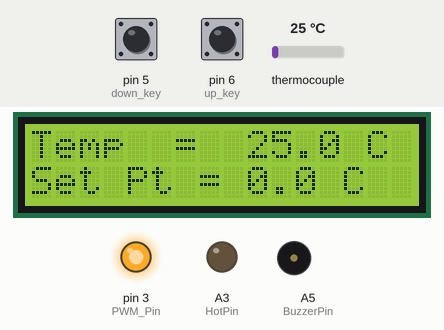
Recording of a sketch running on a simulated Arduino Uno, built with avr-gcc and run on an emulated ATmega328P. Shown: 16×2 character LCD, output pins drawn as LEDs (lit = HIGH), buzzer (waves = sounding, pin HIGH). Inputs (shaded band) come from the test bench; at power-on: pin 6 (up_key) HIGH, thermocouple 25 °C, pin 5 (down_key) HIGH. EEPROM starts erased; pins used as bus, display or sensor lines are not drawn; what the sketch prints to the serial monitor is not drawn.

Above: at 1.3 s.
1.4 s: pin 6 (up_key) pulled LOW for 1 s
At 1.67 s:
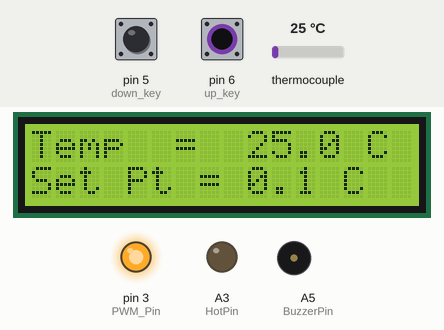
5.4 s: thermocouple set to 6 °C
At 6.2 s:
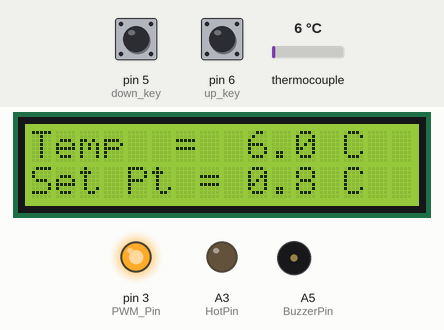
7.1 s: thermocouple set to 3 °C
At 8.3 s:
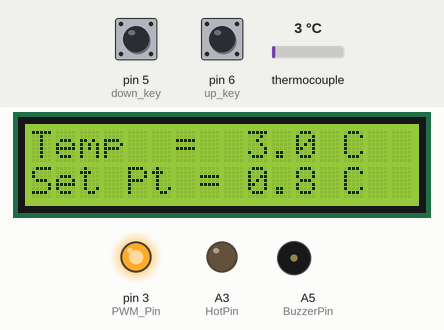
8.7 s: pin 5 (down_key) pulled LOW for 3.2 s
At 12.9 s:
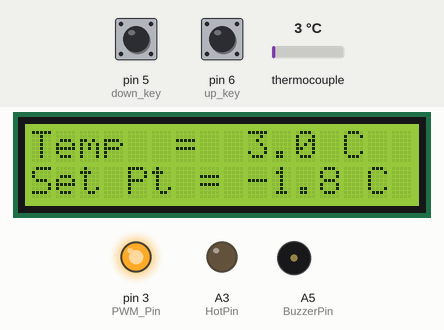
13.4 s: pin 6 (up_key) pulled LOW for 3.2 s
At 17.4 s:
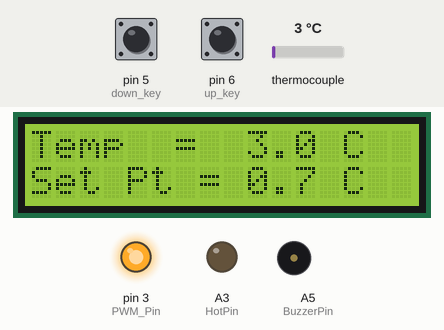
19.6 s: thermocouple set to 75 °C
At 21.1 s:
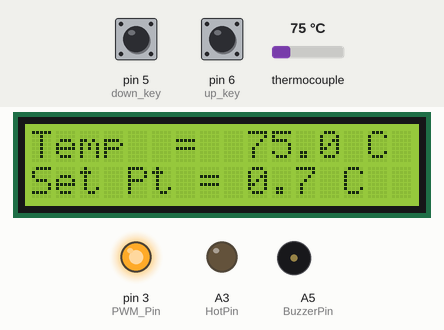
Timing chart, 0 to 22.2 s (numbered marks = the images above; inputs shaded):
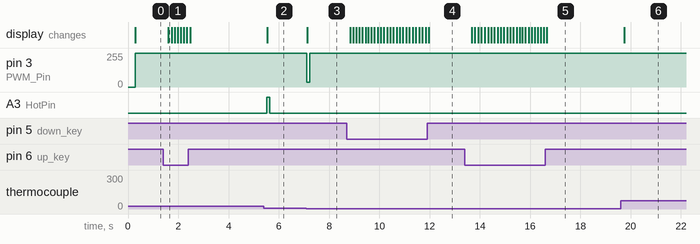

Measured:
- after the input at 1.4 s, the display: changes after 0.21 s (image 1)
- after the input at 5.4 s, A3 (HotPin): LOW → HIGH after 0.12 s, → LOW 0.12 s later; the display: changes after 0.13 s (image 2)
- after the input at 7.1 s, pin 3 (PWM_Pin): 255/255 → 35/255 at once, → 255/255 0.12 s later; the display: changes at once (image 3)
- after the input at 8.7 s, the display: first changes after 0.14 s (image 4 shows a later state)
- after the input at 13.4 s, the display: first changes after 0.27 s (image 5 shows a later state)
- after the input at 19.6 s, the display: changes after 0.14 s (image 6)

The sketch:

pt100_temperature_PID.ino
```cpp
#include <Adafruit_MAX31865.h>
#include <PID_v1.h>
#include <Wire.h>
#include <LiquidCrystal.h>
#include <EEPROM.h>
// initialize the library with the numbers of the interface pins
LiquidCrystal lcd(2, 4, 7, 8, 9, A1);

const int up_key = 6;
const int down_key = 5;
//float Voltage = 0.0;
//int thermistor_25 = 10000;
//float refCurrent = 0.001;

//Define Variables to connect to
double Setpoint, Average, Output, TempProm;
int save_val;
//double aggKp=4, aggKi=0.2, aggKd=1;
double consKp = 40 , consKi = 10.05, consKd = 10.25; //kpid 1,0.25,0.25 +-0.1

//Specify the links and initial tuning parameters
PID myPID(&TempProm, &Output, &Setpoint, consKp, consKi, consKd, DIRECT);


#define PWM_Pin 3
#define HotPin A3
#define ColdPin A4
#define BuzzerPin A5

int Timer = 0;
int delay_mins = 5;                              // in minutes
int Buzzer_on_time = 3000;                       // in milli seconds

// Use software SPI: CS, DI, DO, CLK
Adafruit_MAX31865 thermo = Adafruit_MAX31865(10, 11, 12, 13);
// use hardware SPI, just pass in the CS pin
//Adafruit_MAX31865 thermo = Adafruit_MAX31865(10);

// The value of the Rref resistor. Use 430.0 for PT100 and 4300.0 for PT1000
#define RREF      430.00
// The 'nominal' 0-degrees-C resistance of the sensor
// 100.0 for PT100, 1000.0 for PT1000
#define RNOMINAL  100.0

//set offset here
double offset = 0 ;
void setup()
{
  Serial.begin(115200);
  //LM35 setup
  save_val =  read_string(100, 0).toInt();
  Setpoint = save_val / 100; // in ºC
  Serial.print("EEPROM Value");
  Serial.println(Setpoint   );


  //initialize the variables
  thermo.begin(MAX31865_4WIRE);

  //turn the PID on
  myPID.SetMode(AUTOMATIC);


  //__pinmode
  pinMode(PWM_Pin, OUTPUT);
  pinMode(HotPin, OUTPUT);
  pinMode(ColdPin, OUTPUT);
  pinMode(BuzzerPin, OUTPUT);
  pinMode(up_key, INPUT);
  pinMode(down_key, INPUT);
  myPID.SetOutputLimits(-255, 255);

  // Initialize Pins
  digitalWrite(HotPin, LOW);
  digitalWrite(ColdPin, LOW);
  digitalWrite(BuzzerPin, LOW);
  digitalWrite(up_key, HIGH);
  digitalWrite(down_key, HIGH);
  analogWrite(PWM_Pin, 0);
  lcd.begin(16, 2);
  lcd.setCursor(0, 0); //Move coursor to second Line
  lcd.print("PID TEMP - 0.1 tested ");
  delay(100);


}

void loop(void)
{
  uint16_t rtd = thermo.readRTD();
  delay(100);
  // Serial.print("RTD value: "); Serial.println(rtd);
  float ratio = rtd;
  ratio /= 32768;//32768
  //Serial.print("Ratio = "); Serial.println(ratio, 8);
  Serial.print("Resistance = "); Serial.println(RREF * ratio, 8);
  TempProm = thermo.temperature(RNOMINAL, RREF);
  Serial.print("Temperature =              "); Serial.println(TempProm, 8); // temperature which is for sensing

  check_fault();

  //offset setting
  TempProm += offset;

  // Serial.print("Temperature ");
  // Serial.print(TempProm, 2);
  // Serial.println(" *C");

  lcd.clear();
  lcd.setCursor(0, 0);
  lcd.print("Temp  = ");
  lcd.setCursor(9, 0);
  lcd.print(TempProm, 1);
  lcd.print(" C");

  lcd.setCursor(0, 1);
  lcd.print("Set Pt = ");
  lcd.print(Setpoint, 1);
  lcd.print(" C");

  if (digitalRead(down_key) == LOW)

  {
    if (Setpoint > -30)
    {
      Setpoint -= 0.1;
    }
  }
  if (digitalRead(up_key) == LOW)
  {
    if (Setpoint < 60)
    {
      Setpoint += 0.1;
    }
  }

  myPID.SetTunings(consKp, consKi, consKd);

  myPID.Compute();

  if (Output > 0)  {

    digitalWrite(HotPin, HIGH);
    digitalWrite(ColdPin, LOW);
    analogWrite(PWM_Pin, Output);
    Serial.print("Hot_PWM                               = ");
    Serial.println(Output);
  }

  else
  {

    myPID.SetTunings(consKp, consKi, consKd);

    myPID.Compute();

    digitalWrite(HotPin, LOW);
    digitalWrite(ColdPin, HIGH);
    analogWrite(PWM_Pin, -1 * Output);

    Serial.print("Cold_PWM                               = ");
    Serial.println(Output);

  }

  if (( TempProm - Setpoint == 0.1 ) || ( TempProm - Setpoint == (-0.1) )) {
    if ( Timer > delay_mins*600 ){

      digitalWrite(BuzzerPin,HIGH);
      delay(Buzzer_on_time);
      Timer = Buzzer_on_time;

      }
    }

  Timer++;

  Serial.print("Set point                                                = ");
  Serial.println(Setpoint);
  save_val = Setpoint * 100;
  ROMwrite(String(save_val));
}

//----------Write to ROM-----------//
void ROMwrite(String temp) {
  temp += ";";
  write_EEPROM(temp, 0);
  //EEPROM.commit();
}

void ROMwriteNode(String node, int pos) {
  node += ";";
  write_EEPROM(node, pos);
  //EEPROM.commit();
}


//****Write to ROM***//
void write_EEPROM(String x, int pos) {
  for (int n = pos; n < x.length() + pos; n++) {
    //write the ssid and password fetched from webpage to EEPROM
    EEPROM.write(n, x[n - pos]);
  }
}


//*********EEPROM Read*********//
String read_string(int l, int p) {
  String temp;
  for (int n = p; n < l + p; ++n)
  {
    // read the saved password from EEPROM
    if (char(EEPROM.read(n)) != ';') {

      temp += String(char(EEPROM.read(n)));
    } else n = l + p;
  }
  return temp;
}

void check_fault() {
  // Check and print any faults
  uint8_t fault = thermo.readFault();

  if (fault) {
    //  Serial.print("Fault 0x"); Serial.println(fault, HEX);
    if (fault & MAX31865_FAULT_HIGHTHRESH) {
      //  Serial.println("RTD High Threshold");
    }
    if (fault & MAX31865_FAULT_LOWTHRESH) {
      //Serial.println("RTD Low Threshold");
    }
    if (fault & MAX31865_FAULT_REFINLOW) {
      //  Serial.println("REFIN- > 0.85 x Bias");
    }
    if (fault & MAX31865_FAULT_REFINHIGH) {
      // Serial.println("REFIN- < 0.85 x Bias - FORCE- open");
    }
    if (fault & MAX31865_FAULT_RTDINLOW) {
      //  Serial.println("RTDIN- < 0.85 x Bias - FORCE- open");
    }
    if (fault & MAX31865_FAULT_OVUV) {
      // Serial.println("Under/Over voltage");
    }
    thermo.clearFault();
  }
}
```
